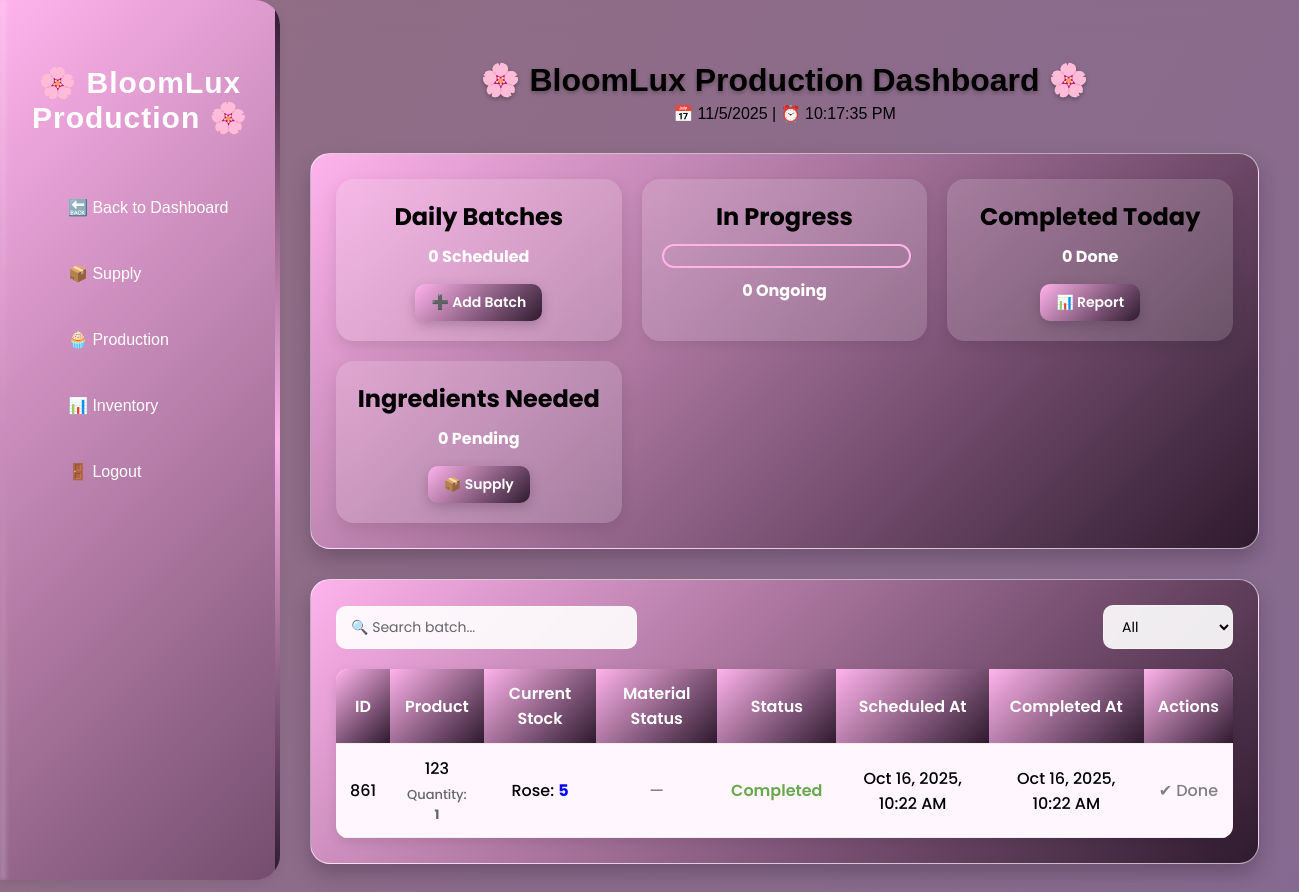
The page /production.php (signed in) on the database as committed earlier.
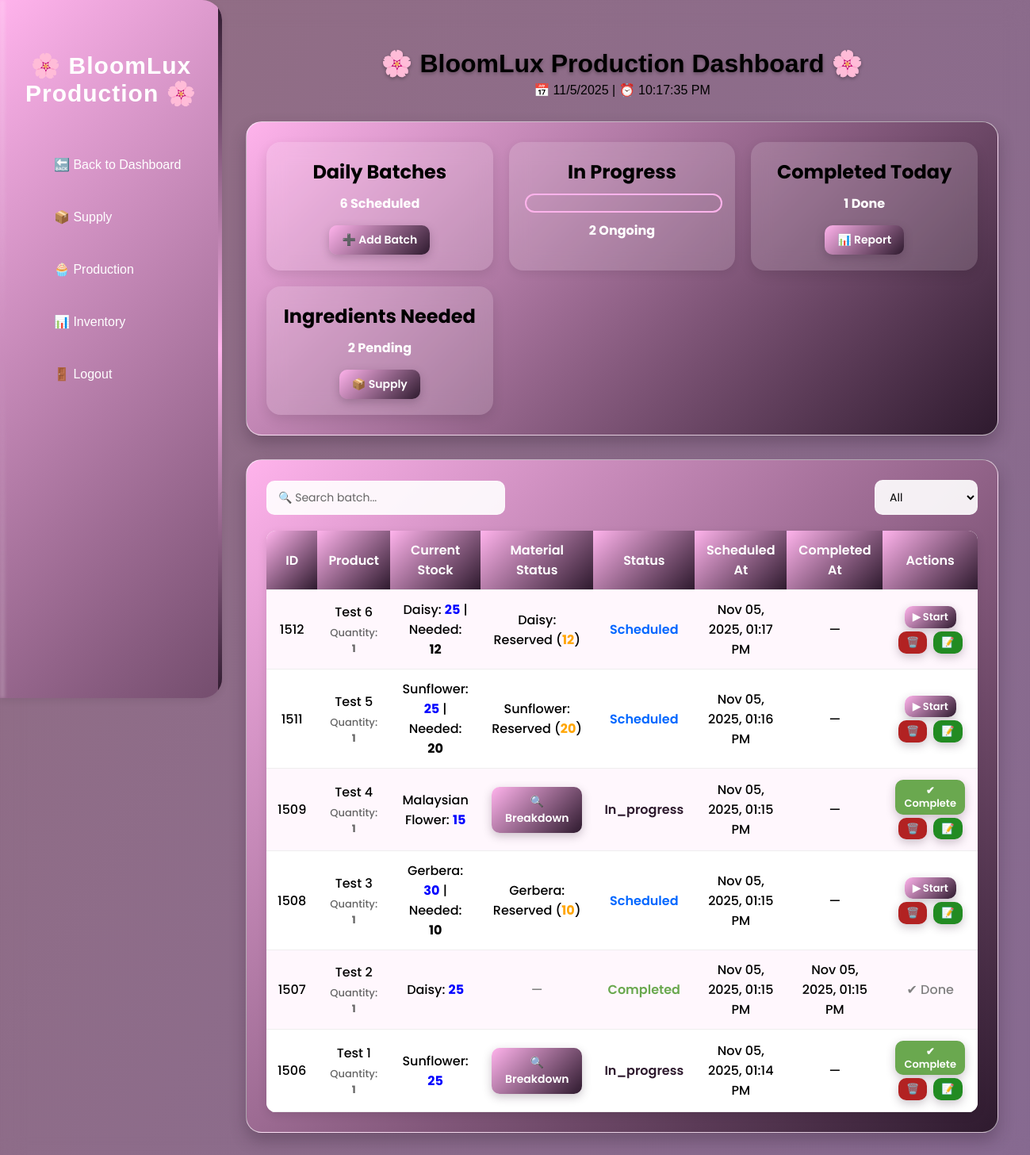
The same page on the database as committed later.
### tables this page shows
CREATE TABLE `batches` (
  `id` int(11) NOT NULL,
  `product_name` varchar(100) NOT NULL,
  `quantity` int(11) NOT NULL,
  `status` enum('scheduled','in_progress','completed') DEFAULT 'scheduled',
  `scheduled_at` timestamp NOT NULL DEFAULT current_timestamp(),
  `started_at` datetime DEFAULT NULL,
  `completed_at` timestamp NULL DEFAULT NULL,
  `is_deleted` tinyint(1) DEFAULT 0
);

CREATE TABLE `batch_materials` (
  `id` int(11) NOT NULL,
  `batch_id` int(11) NOT NULL,
  `stock_id` int(11) NOT NULL,
  `quantity_used` int(11) NOT NULL,
  `created_at` timestamp NOT NULL DEFAULT current_timestamp(),
  `quantity_reserved` int(11) DEFAULT 0
);

CREATE TABLE `inventory` (
  `id` int(11) NOT NULL,
  `item_name` varchar(100) NOT NULL,
  `quantity` int(11) NOT NULL DEFAULT 0,
  `unit` varchar(50) NOT NULL,
  `expiration_date` date DEFAULT NULL,
  `status` enum('available','low','out') DEFAULT 'available',
  `updated_at` timestamp NOT NULL DEFAULT current_timestamp() ON UPDATE current_timestamp(),
  `created_at` timestamp NOT NULL DEFAULT current_timestamp(),
  `near_expiry_days` int(11) DEFAULT 7
);

### production.php (the view, shortened to what the changed rows need)
<?php
include 'backend/init.php';
$daily_batches_stmt = $conn->prepare("
    SELECT COUNT(*) as count
    FROM batches
    WHERE DATE(scheduled_at) = CURDATE()
      AND is_deleted = 0
");
$daily_batches_stmt->execute();
$daily_batches = $daily_batches_stmt->get_result()->fetch_assoc()['count'];
$in_progress_stmt = $conn->prepare("
    SELECT COUNT(*) as count
    FROM batches
    WHERE status = 'in_progress' AND is_deleted = 0
");
$in_progress_stmt->execute();
$in_progress = $in_progress_stmt->get_result()->fetch_assoc()['count'];
$completed_today_stmt = $conn->prepare("
    SELECT COUNT(*) as count
    FROM batches
    WHERE status = 'completed' AND DATE(completed_at) = CURDATE()
");
$completed_today_stmt->execute();
$completed_today = $completed_today_stmt->get_result()->fetch_assoc()['count'];
$ingredients_stmt = $conn->prepare("
    SELECT COUNT(*) as count
    FROM requests
    WHERE status = 'pending'
");
$ingredients_stmt->execute();
$ingredients_needed = $ingredients_stmt->get_result()->fetch_assoc()['count'];
$status_filter = $_GET['status_filter'] ?? 'all';
if ($status_filter !== 'all') {
    $batches_stmt = $conn->prepare("
        SELECT * FROM batches
        WHERE is_deleted = 0 AND status = ?
        ORDER BY scheduled_at DESC
    ");
    $batches_stmt->bind_param("s", $status_filter);
} else {
    $batches_stmt = $conn->prepare("
        SELECT * FROM batches
        WHERE is_deleted = 0
        ORDER BY scheduled_at DESC
    ");
}
$batches_stmt->execute();
$batches = $batches_stmt->get_result();
?>
<!DOCTYPE html>
<html lang="en">
<head>
    <link rel="stylesheet" href="https://cdnjs.cloudflare.com/ajax/libs/font-awesome/6.4.0/css/all.min.css" />
    <link rel="stylesheet" href="css/production.css">
</head>
<body>
    <div class="sidebar">
        <h2>🌸 BloomLux Production 🌸</h2>
    </div>
    <div class="main">
        <h1>🌸 BloomLux Production Dashboard 🌸</h1>
        <div class="container-cards">
            <div class="dashboard">
                <div class="card">
                    <h2>Daily Batches</h2>
                    <p><?php echo $daily_batches; ?> Scheduled</p>
                    <a href="add_batch.php" class="btn">➕ Add Batch</a>
                </div>
                <div class="card loading">
                    <h2>In Progress</h2>
                    <div class="spinner"></div>
                    <p><?php echo $in_progress; ?> Ongoing</p>
                </div>
                <div class="card">
                    <h2>Completed Today</h2>
                    <p><?php echo $completed_today; ?> Done</p>
                    <a href="report.php" class="btn">📊 Report</a>
                </div>
                <div class="card">
                    <h2>Ingredients Needed</h2>
                    <p><?php echo $ingredients_needed; ?> Pending</p>
                    <a href="supply.php" class="btn">📦 Supply</a>
                </div>
            </div>
        </div>
        <div class="container-table">
            <table>
                <tr>
                    <th>ID</th>
                    <th>Product</th>
                    <th>Current Stock</th>
                    <th>Material Status</th>
                    <th>Status</th>
                    <th>Scheduled At</th>
                    <th>Completed At</th>
                    <th>Actions</th>
                </tr>
                <?php while ($row = $batches->fetch_assoc()): ?>
                    <?php
                    $batch_id = $row['id'];
                    $stmt = $conn->prepare("
   SELECT i.id AS stock_id, i.item_name, i.quantity AS current_stock,
    bm.quantity_used, bm.quantity_reserved
    FROM batch_materials bm
    JOIN inventory i ON bm.stock_id = i.id
    WHERE bm.batch_id = ?
");
                    $stmt->bind_param("i", $batch_id);
                    $stmt->execute();
                    $materials_res = $stmt->get_result();
                    $materials = [];
                    $startDisabled = false;
                    while ($mat = $materials_res->fetch_assoc()) {
                        $needed_total = $mat['quantity_used'];
                        $after = $mat['current_stock'] - max($needed_total - $mat['quantity_reserved'], 0);
                        $materials[] = [
                            'stock_id' => $mat['stock_id'],
                            'name' => $mat['item_name'],
                            'current' => $mat['current_stock'],
                            'needed' => $needed_total,
                            'reserved' => $mat['quantity_reserved'],
                            'after' => $after
                        ];
                    }
                    ?>
                    <tr>
                        <td><?= $row['id'] ?></td>
                        <td>
                            <?= htmlspecialchars($row['product_name']) ?>
                            <div class="quantity-info">Quantity: <b><?= $row['quantity'] ?></b></div>
                        </td>
                        <td>
                            <?php
                            if (!empty($materials)) {
                                foreach ($materials as $m) {
                                    echo "{$m['name']}: <b style='color:blue'>{$m['current']}</b>";
                                    if ($row['status'] === 'scheduled') {
                                        echo " | Needed: <b>{$m['needed']}</b>";
                                    }
                                    echo "<br>";
                                }
                            } else {
                                echo "<span style='color:red;'>No materials linked</span>";
                            }
                            ?>
                        </td>
                        <td>
                            <?php
                            if ($row['status'] === 'completed') {
                                echo "<span style='color:gray;'>—</span>";
                            } elseif ($row['status'] === 'in_progress') {
                                echo "<button class='btn' onclick='showBreakdown({$row['id']})'>🔍 Breakdown</button>";
                            } elseif (!empty($materials)) {
                                foreach ($materials as $m) {
                                    $status_text = ($row['status'] === 'scheduled') ? 'Reserved' : 'Used';
                                    $status_color = ($row['status'] === 'scheduled') ? 'orange' : 'green';
                                    echo "<span style='font-family:Poppins,sans-serif;'>{$m['name']}: {$status_text} (<b style='color:{$status_color}'>{$m['needed']}</b>)</span><br>";
                                }
                            } else {
                                echo "<span style='color:red;'>No materials linked</span>";
                            }
                            ?>
                        </td>
                        <td class="status-<?= $row['status'] ?>"><?= ucfirst($row['status']) ?></td>
                        <td><?= date("M d, Y, h:i A", strtotime($row['scheduled_at'])) ?></td>
                        <td><?= $row['completed_at'] ? date("M d, Y, h:i A", strtotime($row['completed_at'])) : '—' ?></td>
                        <td class="actions">
                            <?php if ($row['status'] === 'scheduled'): ?>
                                <?php if ($startDisabled): ?>
                                    <a href="#" onclick="showStockAlert()" class="btn">▶ Start</a>
                                <?php else: ?>
                                    <a href="update_batch.php?id=<?= $row['id'] ?>&status=in_progress" class="btn">▶ Start</a>
                                <?php endif; ?>
                            <?php elseif ($row['status'] === 'in_progress'): ?>
                                <a href="update_batch.php?id=<?= $row['id'] ?>&status=completed" class="btn" style="background:#6aa84f;">✔ Complete</a>
                            <?php else: ?>
                                <span style="color:gray;">✔ Done</span>
                            <?php endif; ?>
                            <?php if ($row['status'] !== 'completed'): ?>
                                <a href="#" onclick="showDeleteModal(<?= $row['id'] ?>)" class="btn" style="background:#b22222;">🗑️</a>
                                <a href="add_batch.php?batch_id=<?= $row['id'] ?>" class="btn" style="background:#228b22;">📝</a>
                            <?php endif; ?>
                        </td>
                    </tr>
                <?php endwhile; ?>
            </table>
        </div>
    </div>
</body>
</html>

Rows that differ between the two databases and show on the page:
removed batches: id "861", product_name "123", quantity "1", status "Completed", scheduled_at "Oct 16, 2025, 10:22 AM", completed_at "Oct 16, 2025, 10:22 AM", shows "✔ Done"
removed batch_materials: stock.item_name "Rose", stock.quantity "5", shown under "861"
added batches: id "1512", product_name "Test 6", quantity "1", status "Scheduled", scheduled_at "Nov 05, 2025, 01:17 PM"
added batch_materials: stock.item_name "Daisy", stock.quantity "25", needed "12", batch.status "Reserved"
added batches: id "1511", product_name "Test 5", quantity "1", status "Scheduled", scheduled_at "Nov 05, 2025, 01:16 PM"
added batch_materials: stock.item_name "Sunflower", stock.quantity "25", needed "20", batch.status "Reserved"
added batches: id "1509", product_name "Test 4", quantity "1", status "In_progress", scheduled_at "Nov 05, 2025, 01:15 PM"
added batch_materials: stock.item_name "Malaysian Flower", current "15", shown under "1509"
added batches: id "1508", product_name "Test 3", quantity "1", status "Scheduled", scheduled_at "Nov 05, 2025, 01:15 PM"
added batch_materials: stock.item_name "Gerbera", stock.quantity "30", needed "10", batch.status "Reserved"
added batches: id "1507", product_name "Test 2", quantity "1", status "Completed", scheduled_at "Nov 05, 2025, 01:15 PM", completed_at "Nov 05, 2025, 01:15 PM", shows "✔ Done"
added batch_materials: stock.item_name "Daisy", stock.quantity "25", shown under "1507"
added batches: id "1506", product_name "Test 1", quantity "1", status "In_progress", scheduled_at "Nov 05, 2025, 01:14 PM"
added batch_materials: stock.item_name "Sunflower", stock.quantity "25", shown under "1506"
Other text that changed with them:
$daily_batches: "0" → "6"
$in_progress: "0" → "2"
$completed_today: "0" → "1"
$ingredients_needed: "0" → "2"
